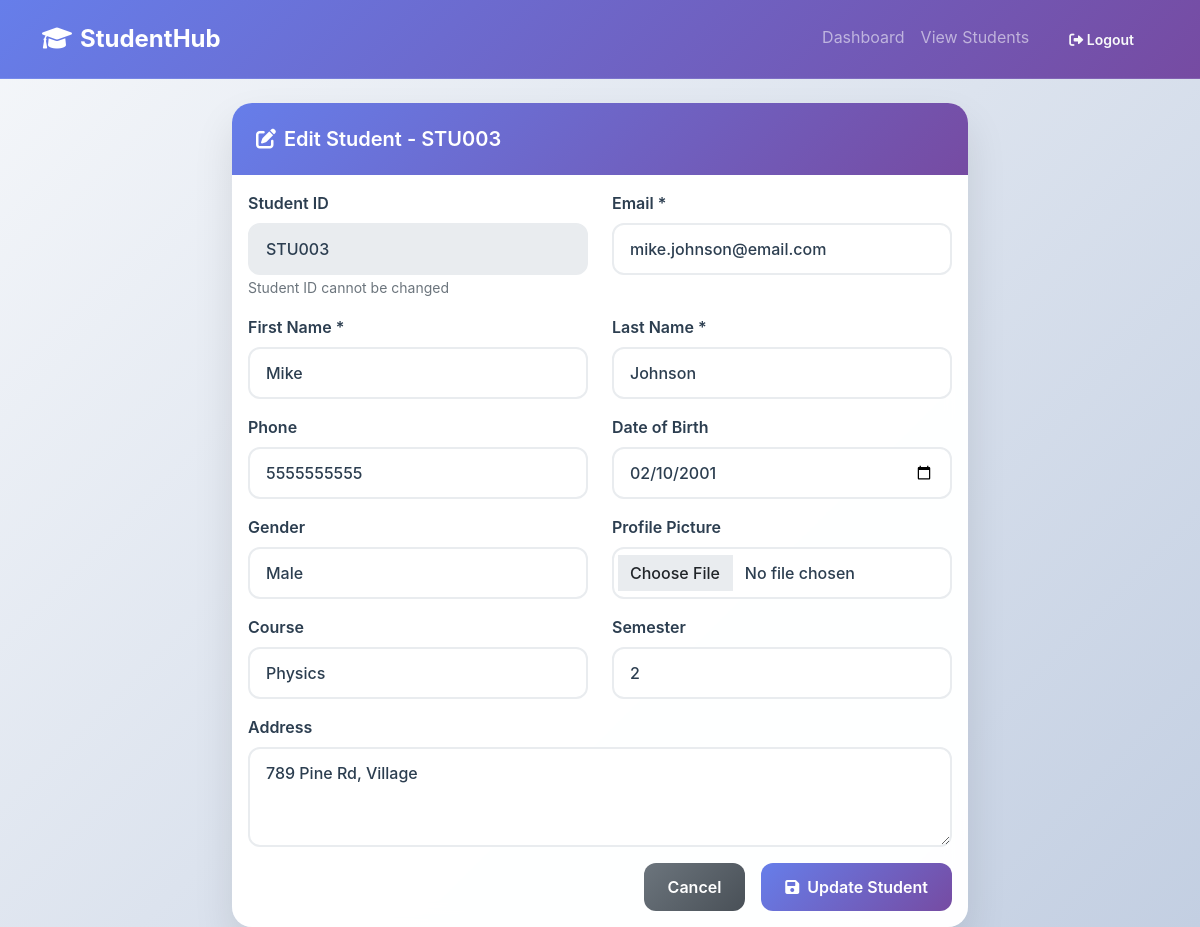
The page /edit_student.php?id=3 (signed in) on the database its author committed.
### tables this page shows
CREATE TABLE IF NOT EXISTS students (
    id INT AUTO_INCREMENT PRIMARY KEY,
    student_id VARCHAR(20) UNIQUE NOT NULL,
    first_name VARCHAR(50) NOT NULL,
    last_name VARCHAR(50) NOT NULL,
    email VARCHAR(100) UNIQUE NOT NULL,
    phone VARCHAR(15),
    date_of_birth DATE,
    gender ENUM('Male', 'Female', 'Other'),
    address TEXT,
    course VARCHAR(100),
    semester INT,
    profile_picture VARCHAR(255),
    created_at TIMESTAMP DEFAULT CURRENT_TIMESTAMP,
    updated_at TIMESTAMP DEFAULT CURRENT_TIMESTAMP ON UPDATE CURRENT_TIMESTAMP
);

### config.php (called while the page is built, shortened)
<?php
function getUserTheme() {
    return isset($_COOKIE['user_theme']) ? $_COOKIE['user_theme'] : 'light';
}
?>

### edit_student.php (the view, shortened to what this page needs)
<?php
require_once 'config.php';
$student_id = (int)$_GET['id'];
try {
    $pdo = getDBConnection();
    $stmt = $pdo->prepare("SELECT * FROM students WHERE id = ?");
    $stmt->execute([$student_id]);
    $student = $stmt->fetch(PDO::FETCH_ASSOC);
} catch (Exception $e) {
    $message = 'Error: ' . $e->getMessage();
    $messageType = 'danger';
}
?>
<!DOCTYPE html>
<html lang="en">
<head>
    <link href="https://cdn.jsdelivr.net/npm/bootstrap@5.1.3/dist/css/bootstrap.min.css" rel="stylesheet">
    <link href="https://cdnjs.cloudflare.com/ajax/libs/font-awesome/6.0.0/css/all.min.css" rel="stylesheet">
</head>
<body class="<?php echo (getUserTheme() == 'dark') ? 'dark-theme' : ''; ?>">
<nav class="navbar navbar-expand-lg navbar-dark">
    <div class="container">
        <a class="navbar-brand fw-bold" href="dashboard.php">
            <i class="fas fa-graduation-cap me-2"></i>StudentHub
        </a>
        <div class="navbar-nav ms-auto">
            <a class="nav-link" href="dashboard.php">Dashboard</a>
            <a class="nav-link" href="view_students.php">View Students</a>
            <a class="btn btn-outline-light btn-sm ms-2" href="logout.php">
                <i class="fas fa-sign-out-alt"></i> Logout
            </a>
        </div>
    </div>
</nav>
<div class="container mt-4">
    <div class="row">
        <div class="col-md-8 mx-auto">
            <div class="card">
                <div class="card-header">
                    <h5 class="mb-0">
                        <i class="fas fa-edit me-2"></i>Edit Student - <?php echo htmlspecialchars($student['student_id']); ?>
                    </h5>
                </div>
                <div class="card-body">
                    <form method="POST" enctype="multipart/form-data">
                        <div class="row">
                            <div class="col-md-6 mb-3">
                                <label for="student_id" class="form-label">Student ID</label>
                                <input type="text" class="form-control" id="student_id"
                                       value="<?php echo htmlspecialchars($student['student_id']); ?>" disabled>
                                <small class="text-muted">Student ID cannot be changed</small>
                            </div>
                            <div class="col-md-6 mb-3">
                                <label for="email" class="form-label">Email *</label>
                                <input type="email" class="form-control" id="email" name="email"
                                       value="<?php echo htmlspecialchars($student['email']); ?>" required>
                            </div>
                        </div>
                        <div class="row">
                            <div class="col-md-6 mb-3">
                                <label for="first_name" class="form-label">First Name *</label>
                                <input type="text" class="form-control" id="first_name" name="first_name"
                                       value="<?php echo htmlspecialchars($student['first_name']); ?>" required>
                            </div>
                            <div class="col-md-6 mb-3">
                                <label for="last_name" class="form-label">Last Name *</label>
                                <input type="text" class="form-control" id="last_name" name="last_name"
                                       value="<?php echo htmlspecialchars($student['last_name']); ?>" required>
                            </div>
                        </div>
                        <div class="row">
                            <div class="col-md-6 mb-3">
                                <label for="phone" class="form-label">Phone</label>
                                <input type="tel" class="form-control" id="phone" name="phone"
                                       value="<?php echo htmlspecialchars($student['phone']); ?>">
                            </div>
                            <div class="col-md-6 mb-3">
                                <label for="date_of_birth" class="form-label">Date of Birth</label>
                                <input type="date" class="form-control" id="date_of_birth" name="date_of_birth"
                                       value="<?php echo htmlspecialchars($student['date_of_birth']); ?>">
                            </div>
                        </div>
                        <div class="row">
                            <div class="col-md-6 mb-3">
                                <label for="gender" class="form-label">Gender</label>
                                <select class="form-select" id="gender" name="gender">
                                    <option value="Male" <?php echo ($student['gender'] == 'Male') ? 'selected' : ''; ?>>Male</option>
                                </select>
                            </div>
                            <div class="col-md-6 mb-3">
                                <label for="profile_picture" class="form-label">Profile Picture</label>
                                <input type="file" class="form-control" id="profile_picture" name="profile_picture" accept="image/*">
                            </div>
                        </div>
                        <div class="row">
                            <div class="col-md-6 mb-3">
                                <label for="course" class="form-label">Course</label>
                                <input type="text" class="form-control" id="course" name="course"
                                       value="<?php echo htmlspecialchars($student['course']); ?>">
                            </div>
                            <div class="col-md-6 mb-3">
                                <label for="semester" class="form-label">Semester</label>
                                <select class="form-select" id="semester" name="semester">
                                    <?php for ($i = 1; $i <= 8; $i++): ?>
                                        <option value="<?php echo $i; ?>" <?php echo ($student['semester'] == $i) ? 'selected' : ''; ?>><?php echo $i; ?></option>
                                    <?php endfor; ?>
                                </select>
                            </div>
                        </div>
                        <div class="mb-3">
                            <label for="address" class="form-label">Address</label>
                            <textarea class="form-control" id="address" name="address" rows="3"><?php echo htmlspecialchars($student['address']); ?></textarea>
                        </div>
                        <div class="d-grid gap-2 d-md-flex justify-content-md-end">
                            <a href="view_students.php" class="btn btn-secondary me-md-2">Cancel</a>
                            <button type="submit" class="btn btn-primary">
                                <i class="fas fa-save me-2"></i>Update Student
                            </button>
                        </div>
                    </form>
                </div>
            </div>
        </div>
    </div>
</div>
</body>
</html>

### edit_student.php (style rules this page uses)
:root { --primary-gradient: linear-gradient(135deg, #667eea 0%, #764ba2 100%); --secondary-gradient: linear-gradient(135deg, #f093fb 0%, #f5576c 100%); --success-gradient: linear-gradient(135deg, #4facfe 0%, #00f2fe 100%); --dark-bg: #0f0f0f; --dark-surface: #1e1e1e; --dark-border: #333; --text-primary: #2c3e50; --text-secondary: #6c757d; }
* { font-family: -apple-system, BlinkMacSystemFont, 'Segoe UI', Roboto, Oxygen, Ubuntu, Cantarell, sans-serif; }
body { background: linear-gradient(135deg, #f5f7fa 0%, #c3cfe2 100%); min-height: 100vh; transition: all 0.3s ease; }
.navbar { background: var(--primary-gradient) !important; backdrop-filter: blur(10px); border-bottom: 1px solid rgba(255,255,255,0.1); padding: 1rem 0; }
.navbar-brand { font-weight: 700; font-size: 1.5rem; color: #fff !important; }
.card { border: none; border-radius: 20px; box-shadow: 0 20px 40px rgba(0,0,0,0.1); backdrop-filter: blur(10px); background: rgba(255,255,255,0.98); transition: all 0.3s ease; color: #2c3e50; }
.card-body { color: #2c3e50; }
.card-header { background: var(--primary-gradient); color: white; border-radius: 20px 20px 0 0 !important; padding: 1.5rem; border: none; }
.card-header h5 { margin: 0; font-weight: 600; }
.form-control, .form-select { border-radius: 12px; border: 2px solid #e9ecef; padding: 0.75rem 1rem; transition: all 0.3s ease; background: rgba(255,255,255,0.95); backdrop-filter: blur(10px); color: #2c3e50; font-weight: 500; }
.form-label { color: #2c3e50; font-weight: 600; margin-bottom: 0.5rem; }
.btn { border-radius: 12px; font-weight: 600; padding: 0.75rem 1.5rem; transition: all 0.3s ease; border: none; }
.btn-primary { background: var(--primary-gradient); color: white; }
.btn-secondary { background: linear-gradient(135deg, #6c757d 0%, #495057 100%); color: white; }
.card { animation: slideInUp 0.6s ease forwards; }

### rows shown on the page
students: student "STU003", email "mike.johnson@email.com", first_name "Mike", last_name "Johnson", phone "5555555555", date_of_birth "02/10/2001", gender "Male", course "Physics", semester "2", address "789 Pine Rd, Village"
